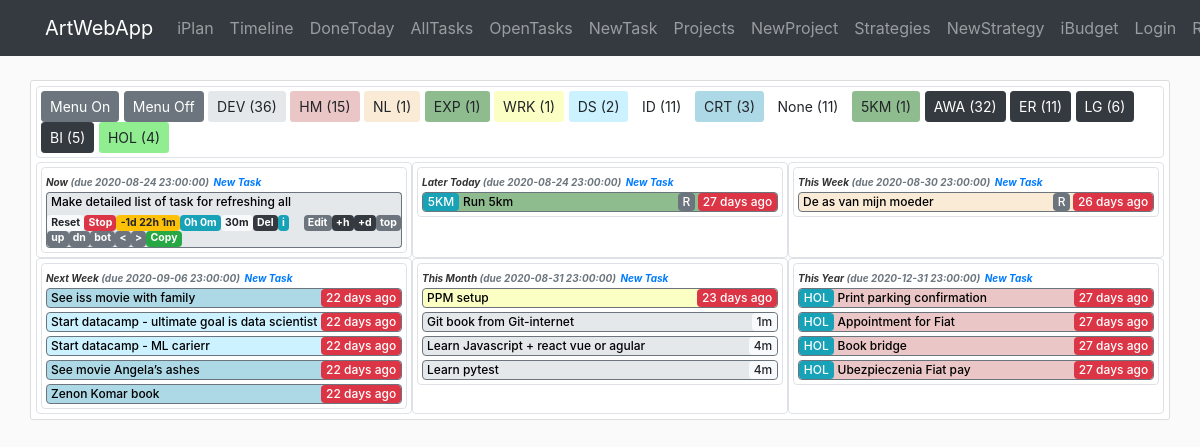
The app's page /iplan/timeline with its own data.
### awa/iplan/models.py (models this page shows, shortened)
class Strategy(db.Model):
    id = db.Column(db.Integer, primary_key=True)
    name = db.Column(db.String(40), nullable=False)
    symbol = db.Column(db.String(3))
    desc = db.Column(db.Text)
    color = db.Column(db.String(7))
    order = db.Column(db.Integer)
    time_creation = db.Column(db.DateTime, default=datetime.now)
    time_completion = db.Column(db.DateTime)
    show_timeline = db.Column(db.Boolean, default=True, nullable=False)
    category = db.Column(db.String(20), nullable=True)
    br_task = db.relationship('Task', backref='strategy')  # todo: lazy=True - test that later

class Project(db.Model):
    id = db.Column(db.Integer, primary_key=True)
    name = db.Column(db.String(40), nullable=False)
    symbol = db.Column(db.String(3))
    desc = db.Column(db.Text)
    category = db.Column(db.String(20))
    color = db.Column(db.String(7))
    order = db.Column(db.Integer)
    time_creation = db.Column(db.DateTime, default=datetime.now)
    time_completion = db.Column(db.DateTime)
    time_due = db.Column(db.DateTime)
    duration_plan = db.Column(db.Interval, nullable=False, default=timedelta(0))
    show_timeline = db.Column(db.Boolean, default=True, nullable=False)
    br_task = db.relationship('Task', backref='project')  # todo: lazy=True - test that later

class Task(db.Model):
    id = db.Column(db.Integer, primary_key=True, autoincrement=True)
    name = db.Column(db.String(140), nullable=False)
    desc = db.Column(db.Text)
    category = db.Column(db.String(20))
    frequency = db.Column(db.String(10))
    frequency_days = db.Column(db.Integer)
    time_creation = db.Column(db.DateTime, default=datetime.now)
    time_completion = db.Column(db.DateTime)
    time_due = db.Column(db.DateTime)
    time_line = db.Column(db.String(20))
    duration_plan = db.Column(db.Interval, nullable=False, default=timedelta(0))
    duration_real = db.Column(db.Interval, nullable=False, default=timedelta(0))
    timer_start = db.Column(db.DateTime)
    order = db.Column(db.Integer)
    show_menu = db.Column(db.Boolean, default=True, nullable=False)
    id_strategy = db.Column(db.Integer, db.ForeignKey('strategy.id'), nullable=False)
    id_project = db.Column(db.Integer, db.ForeignKey('project.id'))
    def __repr__(self):
        return f"Task(id='{self.id}', name='{self.name}', desc='{self.desc}', category='{self.category}'," \
               f" frequency='{self.frequency}', frequency_days='{self.frequency_days}'," \
               f" time_creation='{self.time_creation}', time_completion='{self.time_completion}'," \
               f" time_due='{self.time_due}', time_line='{self.time_line}', duration_plan='{self.duration_plan}'," \
               f" duration_real='{self.duration_real}', timer_start='{self.timer_start}', order='{self.order}'," \
               f" show_menu='{self.show_menu}', id_strategy='{self.id_strategy}', id_project='{self.id_project}')"

### awa/iplan/routes.py (the view)
@iplan.route('/iplan/timeline', methods=['GET', 'POST'])
def timeline():
    tasks = Task.query.filter(Task.time_completion.is_(None)).order_by(Task.order).all()
    strategies = Strategy.query.all()
    projects = Project.query.all()
    count_tasks_strategy = dict(zip([strategy.id for strategy in strategies], [0 for _ in range(len(strategies))]))
    count_tasks_project = dict(zip([project.id for project in projects], [0 for _ in range(len(projects))]))
    for task in tasks:
        if task.strategy.id in count_tasks_strategy:
            count_tasks_strategy[task.strategy.id] += 1
        if task.project.id in count_tasks_project:
            count_tasks_project[task.project.id] += 1
    return render_template('iplan/timeline.html', tasks=tasks, TimeLine=TimeLine, strategies=strategies, projects=projects,
                           count_tasks_strategy=count_tasks_strategy, count_tasks_project=count_tasks_project,
                           string_from_duration=string_from_duration, now=datetime.now())

### awa/iplan/utils.py (called while the page is built)
def string_from_duration(x):
    if x is None or x.total_seconds() == 0:
        return '0h 0m'
    total_seconds = x.total_seconds()
    days = total_seconds // 86400
    total_seconds -= days * 86400
    hours = total_seconds // 3600
    total_seconds -= hours * 3600
    minutes = total_seconds // 60
    total_seconds -= minutes * 60
    seconds = total_seconds
    duration_items = [(days, 'd'), (hours, 'h'), (minutes, 'm'), (seconds, 's')]
    non_zero_items = 0
    for item in duration_items:
        if item[0] != 0:
            non_zero_items += 1
    if non_zero_items > 2:
        duration_items.pop(-1)
    outcome = ''
    for item in duration_items:
        if item[0] != 0:
            outcome += f'{int(item[0])}{item[1]} '
    return outcome[:-1]

    @staticmethod
    def progress_indicator(time_creation, timeline_category):
        for indicator in TimeLine._progress_breakpoints:
            if timeline_category == indicator[0]:  # Check on timeline category
                seconds_since_creation = (datetime.now()-time_creation).total_seconds()
                uom_since_creation = int(seconds_since_creation / TimeLine._seconds_in_unites[indicator[1]])
                if uom_since_creation >= indicator[2][0] and uom_since_creation < indicator[2][1]:
                    return f'{uom_since_creation}{indicator[1]}', TimeLine._progress_colors['attention']
                elif uom_since_creation >= indicator[2][1]:
                    return f'{uom_since_creation}{indicator[1]}', TimeLine._progress_colors['warning']
                else:
                    return None

    @staticmethod
    def get_msg_for_timeuom(uom, value):
        msg = None
        if uom == 'h':
            msg = 'hrs'
        elif uom == 'd':
            msg = 'days'
        elif uom == 'm':
            msg = 'months'
        elif uom == 'w':
            msg = 'weeks'
        else:
            msg = '???'
        if value == 1:
            msg = msg[:-1]
        return msg

### awa/templates/iplan/timeline.html (shortened to what this page needs)
{% extends "layout.html" %}
{% block content %}
<div class="container">
    <div class="row content-section">
        <div class="col-md-12 border p-1 rounded mb-1 ">
            <a  href="{{url_for('iplan.show_menu_all', state='on') }}" class="btn btn-secondary btn-sm" role="button">Menu On</a>
            <a  href="{{url_for('iplan.show_menu_all', state='off') }}" class="btn btn-secondary btn-sm" role="button">Menu Off</a>
            {% for strategy in strategies %}
                {% if count_tasks_strategy[strategy.id] > 0%}
                    {% if strategy.show_timeline %}
                        <a  href="{{url_for('iplan.show_strategy_timeline', id_strategy=strategy.id) }}" class="btn btn-sm" style="background-color:{{strategy.color}}" role="button">{{strategy.symbol}} ({{count_tasks_strategy[strategy.id]}})</a>
                    {% else %}
                        <a  href="{{url_for('iplan.show_strategy_timeline', id_strategy=strategy.id) }}" class="btn btn-dark btn-sm" role="button">{{strategy.symbol}} ({{count_tasks_strategy[strategy.id]}})</a>
                    {% endif %}
                {% endif %}
            {% endfor %}
            {% for project in projects %}
                {% if count_tasks_project[project.id] > 0%}
                    {% if project.show_timeline %}
                        <a  href="{{url_for('iplan.show_project_timeline', id_project=project.id) }}" class="btn btn-sm" style="background-color:{{project.color}}" role="button">{{project.symbol}} ({{count_tasks_project[project.id]}})</a>
                    {% else %}
                        <a  href="{{url_for('iplan.show_project_timeline', id_project=project.id) }}" class="btn btn-dark btn-sm" role="button">{{project.symbol}} ({{count_tasks_project[project.id]}})</a>
                    {% endif %}
                {% endif %}
            {% endfor %}
        </div>
        {% for timeline in TimeLine.categories %}
        <div class="col-md-4 border p-1 rounded">
            <div class="col-12 border timeline_task_border rounded p-0">
                <small class="timeline_header ml-1">{{ timeline }} </small>
                <small class="timeline_header text-muted">(due {{TimeLine.duedate_per_category_for_new_tasks(timeline)}})</small>
                <a href="{{ url_for('iplan.task_create', timeline_category=timeline) }}"><small class="timeline_header text-primary">New Task</small></a>
                {% for task in tasks %}
                    {% if task.time_line == timeline and task.strategy.show_timeline and task.project.show_timeline %}
                        {% if task.show_menu == False %}
                            <div class="row rounded border border border-secondary timeline_task_name pl-0  mb-1 ml-1 mr-1" style="background-color:{{task.strategy.color}}">
                                {% if TimeLine.progress_indicator(task.time_creation, timeline)[0] %}
                                    {% if task.project.symbol != 'None' %}
                                        <div class="col-auto p-0 m-0">
                                            <small class="badge badge-info progress_indicator">{{task.project.symbol}}</small>
                                        </div>
                                    {% endif %}
                                    <div class="col text-truncate p-0 pl-1 m-0 mr-1">
                                        <a href="{{url_for('iplan.show_menu', id_task=task.id, state='on') }}" class="show_menu_links" title="{{task.name}}">{{task.name}}</a>
                                    </div>
                                    <div class="col-auto p-0 m-0 text-right">
                                        {% if task.frequency == 'Repeatable' %}
                                            <small class="badge badge-secondary progress_indicator">R</small>
                                        {% endif %}
                                        {% if TimeLine.duedate_indicator(task.time_due)[0] %}
                                            <small class="{{TimeLine.duedate_indicator(task.time_due)[1]}} m-0 progress_indicator">{{TimeLine.duedate_indicator(task.time_due)[0]}}</small>
                                        {% else %}
                                            <small class="{{TimeLine.progress_indicator(task.time_creation, timeline)[1]}}  progress_indicator">{{TimeLine.progress_indicator(task.time_creation, timeline)[0]}}</small>
                                        {% endif %}
                                    </div>
                                {% else %}
                                    {% if task.project.symbol != 'None' %}
                                        <div class="col-auto p-0 m-0">
                                            <small class="badge badge-info progress_indicator">{{task.project.symbol}}</small>
                                        </div>
                                    {% endif %}
                                    <div class="col text-truncate p-0 pl-1 m-0 mr-1">
                                        <a href="{{url_for('iplan.show_menu', id_task=task.id, state='on') }}" class="show_menu_links" title="{{task.name}}">{{task.name}}</a>
                                    </div>
                                    <div class="col-auto p-0 m-0 text-right">
                                    {% if TimeLine.duedate_indicator(task.time_due)[0] %}
                                        <small class="{{TimeLine.duedate_indicator(task.time_due)[1]}} progress_indicator">{{TimeLine.duedate_indicator(task.time_due)[0]}}</small>
                                    {% endif %}
                                    </div>
                                {% endif %}
                            </div>
                        {% else %}
                            <div class="row rounded-top border border-bottom-0 border-secondary timeline_task_name pl-1 pb-1 ml-1 mr-1" style="background-color:{{task.strategy.color}}">
                                <a href="{{url_for('iplan.show_menu', id_task=task.id, state='off') }}" class="show_menu_links">{{task.name}}</a>
                            </div>
                            <div class="row rounded-bottom border border-top-0 border-secondary timeline_task_buttons mb-1 ml-1 mr-1" style="background-color:{{task.strategy.color}}">
                                {% if task.timer_start %}
                                    <a href="{{url_for('iplan.task_timer_start', id_task=task.id) }}" class="badge badge-light">Reset</a>
                                    <a href="{{url_for('iplan.task_timer_end', id_task=task.id) }}" class="badge badge-danger">Stop</a>
                                {% endif%}
                                {% if task.timer_start %}
                                    <a href="#" class="badge badge-warning">{{string_from_duration(now - task.timer_start)}}</a>
                                {% endif %}
                                <a href="#" class="badge badge-info">{{string_from_duration(task.duration_real)}}</a>
                                <a href="#" class="badge badge-light">{{string_from_duration(task.duration_plan)}}</a>
                                <a href="{{url_for('iplan.task_delete', id_task=task.id) }}" class="badge badge-dark">Del</a>
                                <a href="#" data-toggle="tooltip" class="badge badge-info" data-html="true" title="{{task}}">i</a>
                                <a href="{{url_for('iplan.task_update', id_task=task.id) }}" class="badge badge-secondary ml-auto">Edit</a>
                                <a href="{{url_for('iplan.task_postpone', id_task=task.id, duration='h') }}" class="badge badge-dark">+h</a>
                                <a href="{{url_for('iplan.task_postpone', id_task=task.id, duration='d') }}" class="badge badge-dark">+d</a>
                                <a href="{{url_for('iplan.task_move', id_task=task.id, direction='top')}}" class="badge badge-secondary">top</a>
                                <a href="{{url_for('iplan.task_move', id_task=task.id, direction='up')}}" class="badge badge-secondary">up</a>
                                <a href="{{url_for('iplan.task_move', id_task=task.id, direction='down')}}" class="badge badge-secondary">dn</a>
                                <a href="{{url_for('iplan.task_move', id_task=task.id, direction='bottom')}}" class="badge badge-secondary">bot</a>
                                <a href="{{url_for('iplan.task_move_timeline', id_task=task.id, direction='previous') }}" class="badge badge-secondary"><</a>
                                <a href="{{url_for('iplan.task_move_timeline', id_task=task.id, direction='next') }}" class="badge badge-secondary">></a>
                                <a href="{{url_for('iplan.task_make_copy', id_task=task.id)}}" class="badge badge-success">Copy</a>
                            </div>
                        {% endif %}
                    {% endif %}
                {% endfor %}
            </div>
        </div>
        {% endfor %}
    </div>
</div>
{% endblock content %}

### awa/static/main.css (style rules this page uses)
body { background: #fafafa; color: #333333; margin-top: 5rem; }
.content-section { background: #ffffff; padding: 5px 5px; border: 1px solid #dddddd; border-radius: 3px; margin-bottom: 10px; }
.timeline_header { font-size: 10px; font-style: italic; font-weight: bold; }
.timeline_task_name { font-size: 12px; font-weight: bold; }
.timeline_task_buttons { font-size: 14px; }
.show_menu_links { color:#000; font-size: 12px; display: inline-block; font-weight: 500; }
.progress_indicator { font-size: 12px; font-weight: 500; }

### records on screen
Strategy: symbol "DEV", count_tasks_strategy "36"
Strategy: symbol "HM", count_tasks_strategy "15"
Strategy: symbol "NL", show_timeline "1"
Strategy: symbol "EXP", show_timeline "1"
Strategy: symbol "WRK", show_timeline "1"
Strategy: symbol "DS", count_tasks_strategy "2"
Strategy: symbol "ID", count_tasks_strategy "11"
Strategy: symbol "CRT", count_tasks_strategy "3"
Project: symbol "None", count_tasks_project "11"
Project: symbol "5KM", show_timeline "1"
Project: symbol "AWA", count_tasks_project "32"
Project: symbol "ER", count_tasks_project "11"
Project: symbol "LG", count_tasks_project "6"
Project: symbol "BI", count_tasks_project "5"
Project: symbol "HOL", count_tasks_project "4"
Task: time_line "Now", duedate_per_category_for_new_tasks "2020-08-24 23:00:00", name "Make detailed list of task for refreshing all", string_from_duration(now-task.timer_start) "-1d 22h 1m", duration_real "0h 0m", duration_plan "30m"
Task: project.symbol "5KM", name "Run 5km", frequency "R", time_due "27 days ago"
Task: name "De as van mijn moeder", frequency "R", time_due "26 days ago"
Task: name "See iss movie with family", time_due "22 days ago"
Task: name "Start datacamp - ultimate goal is data scient…", time_due "22 days ago"
Task: name "Start datacamp - ML carierr", time_due "22 days ago"
Task: name "See movie Angela’s ashes", time_due "22 days ago"
Task: name "Zenon Komar book", time_due "22 days ago"
Task: name "PPM setup", time_due "23 days ago"
Task: name "Git book from Git-internet", time_creation "1m"
Task: name "Learn Javascript + react vue or agular", time_creation "4m"
Task: name "Learn pytest", time_creation "4m"
Task: project.symbol "HOL", name "Print parking confirmation", time_due "27 days ago"
Task: project.symbol "HOL", name "Appointment for Fiat", time_due "27 days ago"
Task: project.symbol "HOL", name "Book bridge", time_due "27 days ago"
Task: project.symbol "HOL", name "Ubezpieczenia Fiat pay", time_due "27 days ago"

### other values on screen
{{ timeline }} "Later Today" "This Week" "Next Week" "This Month" "This Year"
{{ TimeLine.duedate_per_category_for_new_tasks(timeline) }} "2020-08-24 23:00:00" "2020-08-30 23:00:00" "2020-09-06 23:00:00" "2020-08-31 23:00:00" "2020-12-31 23:00:00"
